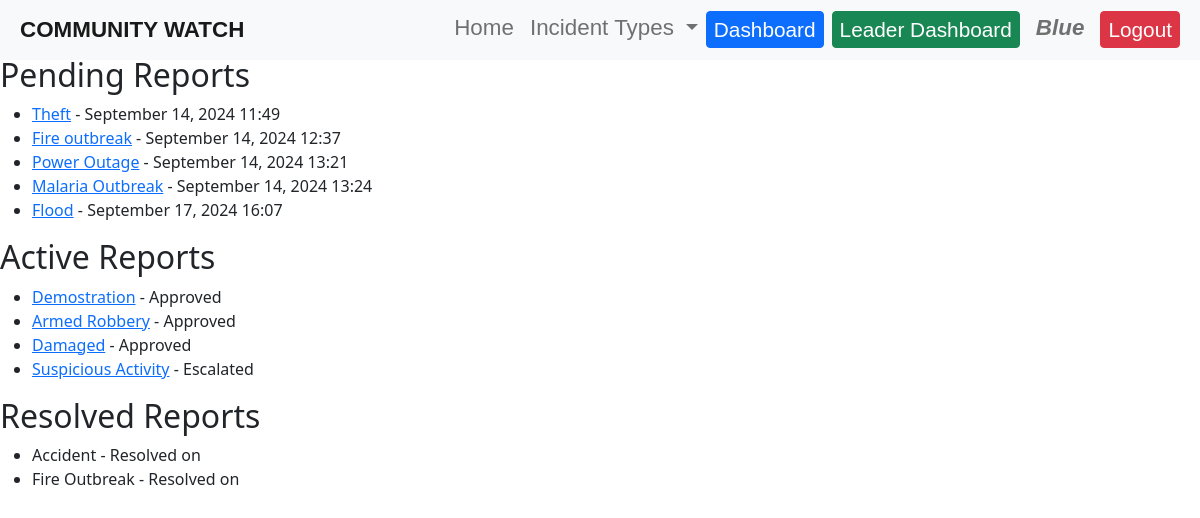
The page /leader-dashboard/ (signed in) on the database its author committed.
### reports/models.py (models this page shows, shortened)
class Incident(models.Model):
    STATUS_CHOICES = [
        ('pending', 'Pending'),
        ('approved', 'Approved'),
        ('rejected', 'Rejected'),
        ('escalated', 'Escalated'),
        ('resolved', 'Resolved'),
    ]
    INCIDENT_TYPE_CHOICES = [
        ('theft', 'Theft'),
        ('vandalism', 'Vandalism'),
        ('fire', 'Fire'),
        ('accident', 'Accident'),
        ('emergency', 'Emergency'),
        ('medical', 'Medical'),
        ('police', 'Police'),
        ('other', 'Other'),
]
    title = models.CharField(max_length=200)
    description = models.TextField()
    location = models.CharField(max_length=200)
    incident_type = models.CharField(max_length=100, choices=INCIDENT_TYPE_CHOICES, default='other')
    date_occurred = models.DateTimeField(default=timezone.now)  # This allows users to set the date and time
    date_reported = models.DateTimeField(auto_now_add=True)
    reported_by = models.ForeignKey(User, on_delete=models.CASCADE)
    status = models.CharField(max_length=20, choices=STATUS_CHOICES, default='pending')
    reviewed_by = models.ForeignKey(User, on_delete=models.SET_NULL, null=True, blank=True, related_name='reviewed_incidents')

### reports/views.py (the view)
# urls.py: path('leader-dashboard/', views.leader_dashboard, name='leader_dashboard'),
@user_passes_test(is_community_leader)
def leader_dashboard(request):
    pending_reports = Incident.objects.filter(status='pending')
    active_reports = Incident.objects.filter(status__in=['approved', 'escalated'])
    resolved_reports = Incident.objects.filter(status='resolved')
    context = {
        'pending_reports': pending_reports,
        'active_reports': active_reports,
        'resolved_reports': resolved_reports,
    }
    return render(request, 'reports/leader_dashboard.html', context)

### reports/views.py (called while the page is built)
def is_community_leader(user):
    return user.groups.filter(name='Community Leaders').exists()

### reports/templates/reports/leader_dashboard.html
{% extends 'base.html' %}
{% block content %}
<h1>Community Leader Dashboard</h1>
<h2>Pending Reports</h2>
<ul>
{% for report in pending_reports %}
    <li><a href="{% url 'review_report' report.id %}">{{ report.title }}</a> - {{ report.date_reported|date:"F d, Y H:i" }}</li>
{% empty %}
    <li>No pending reports.</li>
{% endfor %}
</ul>
<h2>Active Reports</h2>
<ul>
{% for report in active_reports %}
    <li><a href="{% url 'review_report' report.id %}">{{ report.title }}</a> - {{ report.get_status_display }}</li>
{% empty %}
    <li>No active reports.</li>
{% endfor %}
</ul>
<h2>Resolved Reports</h2>
<ul>
{% for report in resolved_reports %}
    <li>{{ report.title }} - Resolved on {{ report.reviewed_by.date_joined|date:"F d, Y" }}</li>
{% empty %}
    <li>No resolved reports.</li>
{% endfor %}
</ul>
{% endblock %}

### templates/base.html (shortened to what this page needs)
{% load static %}
<!DOCTYPE html>
<html lang="en">
    <link href="https://cdn.jsdelivr.net/npm/bootstrap@5.1.3/dist/css/bootstrap.min.css" rel="stylesheet">
    <link href="{% static 'css/style.css' %}" rel="stylesheet">
    <link rel="stylesheet" href="https://use.fontawesome.com/releases/v5.13.0/css/all.css">
</head>
<body>
    <header>
        <nav class="navbar navbar-expand-lg navbar-light bg-light fixed-top">
            <a class="navbar-brand" href="{% url 'home' %}">COMMUNITY WATCH</a>
            <div class="collapse navbar-collapse" id="navbarNav">
                <ul class="navbar-nav ms-auto">
                    <li class="nav-item">
                        <a class="nav-link navbar-text" href="{% url 'home' %}">Home</a>
                    </li>
                    <li class="nav-item dropdown">
                        <a class="nav-link dropdown-toggle navbar-text" href="#" id="navbarDropdown" role="button" data-bs-toggle="dropdown" aria-expanded="false">
                            Incident Types
                        </a>
                    </li>
                    {% if user.is_authenticated %}
                        <li class="nav-item">
                            <a class="btn btn-primary me-2 btn-text" href="{% url 'dashboard' %}">Dashboard</a>
                        </li>
                        {% if user.groups.all.0.name == 'Community Leaders' %}
                            <li class="nav-item">
                                <a class="btn btn-success me-2 btn-text" href="{% url 'leader_dashboard' %}">Leader Dashboard</a>
                            </li>
                        {% endif %}
                        <li class="nav-item">
                        <p class="mb-0 me-2 nav-link username">{{ user.username }}</p>
                        </li>
                        <li class="nav-item">
                            <a class="btn btn-danger btn-text" href="{% url 'logout' %}">Logout</a>
                        </li>
                    {% endif %}
                </ul>
            </div>
        </nav>
    </header>
    <main>
        {% block content %}
        {% endblock %}
    </main>
</body>
</html>

### static/css/style.css (style rules this page uses)
body { margin: auto; }
.navbar-brand { margin-left: 20px; font-family: Verdana, Geneva, Tahoma, sans-serif; font-weight: 900; font-size: 1.4rem; margin-top: 0%; margin-bottom: 0%; }
.navbar-text { font-family: 'Gill Sans', 'Gill Sans MT', Calibri, 'Trebuchet MS', sans-serif; font-size: 1.4rem; font-weight: 500; padding: 0%; }
.navbar-collapse { margin-right: 20px; margin-left: 20px; }
.btn-text { font-family: 'Gill Sans', 'Gill Sans MT', Calibri, 'Trebuchet MS', sans-serif; font-size: 1.3rem; font-weight: 500; padding: 2px 7px; }
.username { font-family: 'Gill Sans', 'Gill Sans MT', Calibri, 'Trebuchet MS', sans-serif; font-size: 1.4rem; font-style: italic; font-weight: 600; padding: 0%; }

### rows shown on the page
Incident: title "Theft", date_reported "September 14, 2024 11:49"
Incident: title "Fire outbreak", date_reported "September 14, 2024 12:37"
Incident: title "Power Outage", date_reported "September 14, 2024 13:21"
Incident: title "Malaria Outbreak", date_reported "September 14, 2024 13:24"
Incident: title "Flood", date_reported "September 17, 2024 16:07"
Incident: title "Demostration", status "Approved"
Incident: title "Armed Robbery", status "Approved"
Incident: title "Damaged", status "Approved"
Incident: title "Suspicious Activity", status "Escalated"
Incident: title "Accident"
Incident: title "Fire Outbreak"

### other values the page prints
{{ user.username }} "Blue"
